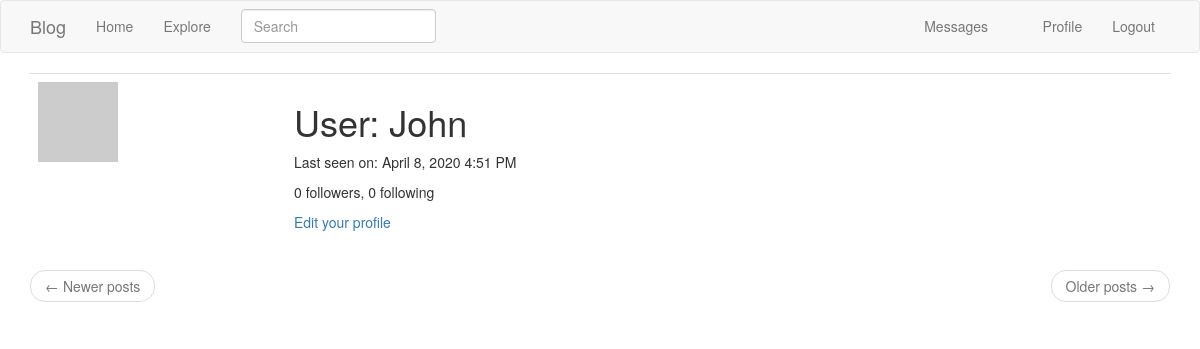
The page /user/John (signed in) on the database as committed earlier.
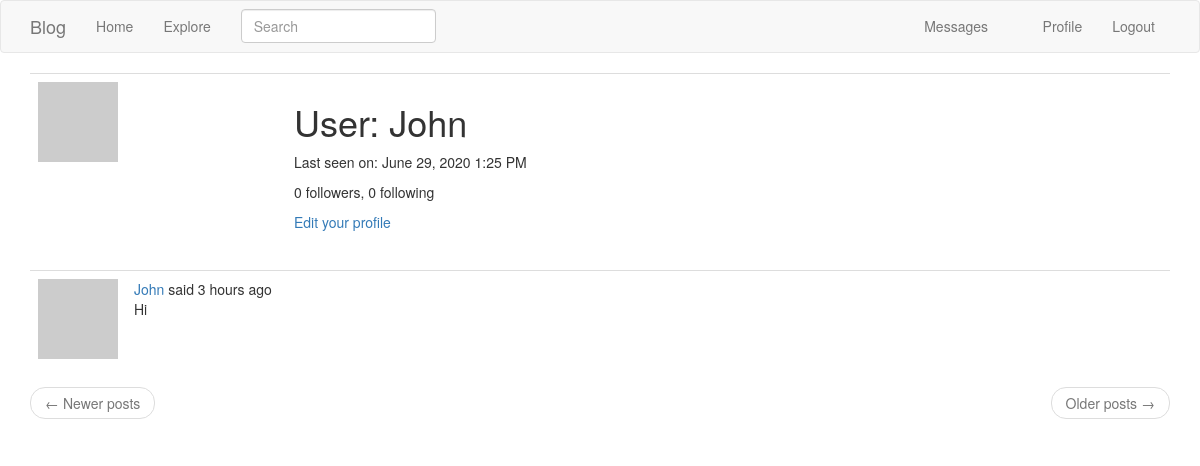
The same page on the database as committed later.
### app/models.py (models this page shows, shortened)
class User(UserMixin, db.Model):
    id = db.Column(db.Integer, primary_key=True)
    username = db.Column(db.String(64), index=True, unique=True)
    email = db.Column(db.String(120), index=True, unique=True)
    password_hash = db.Column(db.String(128))
    posts = db.relationship("Post", backref="author", lazy="dynamic")
    about_me = db.Column(db.String(140))
    last_seen = db.Column(db.DateTime, default=datetime.utcnow)
    followed = db.relationship(
        "User",
        secondary=followers,
        primaryjoin=(followers.c.follower_id == id),
        secondaryjoin=(followers.c.followed_id == id),
        backref=db.backref("followers", lazy="dynamic"),
        lazy="dynamic",
    )
    messages_sent = db.relationship(
        "Message", foreign_keys="Message.sender_id", backref="author", lazy="dynamic"
    )
    messages_received = db.relationship(
        "Message",
        foreign_keys="Message.recipient_id",
        backref="recipient",
        lazy="dynamic",
    )
    last_message_read_time = db.Column(db.DateTime)
    notifications = db.relationship("Notification", backref="user", lazy="dynamic")
    def avatar(self, size):
        digest = md5(self.email.lower().encode("utf-8")).hexdigest()
        return "https://www.gravatar.com/avatar/{}?d=identicon&s={}".format(
            digest, size
        )
    def new_messages(self):
        last_read_time = self.last_message_read_time or datetime(1900, 1, 1)
        return (
            Message.query.filter_by(recipient=self)
            .filter(Message.timestamp > last_read_time)
            .count()
        )

class SearchableMixin(object):
    @classmethod
    def before_commit(cls, session):
        session._changes = {
            "add": list(session.new),
            "update": list(session.dirty),
            "delete": list(session.deleted),
        }
    @classmethod
    def after_commit(cls, session):
        for obj in session._changes["add"]:
            if isinstance(obj, SearchableMixin):
                add_to_index(obj.__tablename__, obj)
        for obj in session._changes["update"]:
            if isinstance(obj, SearchableMixin):
                add_to_index(obj.__tablename__, obj)
        for obj in session._changes["delete"]:
            if isinstance(obj, SearchableMixin):
                remove_from_index(obj.__tablename__, obj)
        session._changes = None

class Post(SearchableMixin, db.Model):
    __searchable__ = ["body"]
    id = db.Column(db.Integer, primary_key=True)
    body = db.Column(db.String(140))
    timestamp = db.Column(db.DateTime, index=True, default=datetime.utcnow)
    user_id = db.Column(db.Integer, db.ForeignKey("user.id"))
    language = db.Column(db.String(5))

### app/main/routes.py (the view)
@bp.route("/user/<username>")
@login_required
def user(username):
    user = User.query.filter_by(username=username).first_or_404()
    page = request.args.get("page", 1, type=int)
    posts = user.posts.order_by(Post.timestamp.desc()).paginate(
        page, current_app.config["POSTS_PER_PAGE"], False
    )
    next_url = (
        url_for("main.user", username=user.username, page=posts.next_num)
        if posts.has_next
        else None
    )
    prev_url = (
        url_for("main.user", username=user.username, page=posts.prev_num)
        if posts.has_prev
        else None
    )
    form = EmptyForm()
    return render_template(
        "user.html",
        user=user,
        posts=posts.items,
        next_url=next_url,
        prev_url=prev_url,
        form=form,
    )

### app/main/forms.py
class SearchForm(FlaskForm):
    q = StringField(_l("Search"), validators=[DataRequired()])
    def __init__(self, *args, **kwargs):
        if "formdata" not in kwargs:
            kwargs["formdata"] = request.args
        if "csrf_enabled" not in kwargs:
            kwargs["csrf_enabled"] = False
        super(SearchForm, self).__init__(*args, **kwargs)

class EmptyForm(FlaskForm):
    submit = SubmitField("Submit")

### app/main/routes.py (called while the page is built)
@bp.before_app_request
def before_request():
    if current_user.is_authenticated:
        current_user.last_seen = datetime.utcnow()
        db.session.commit()
        g.search_form = SearchForm()
    g.locale = str(get_locale())

### app/models.py (called while the page is built)
@login.user_loader
def load_user(id):
    return User.query.get(int(id))

### app/templates/user.html (shortened to what this page needs)
{% extends "base.html" %}
{% block app_content %}
  <table class="table table-hover">
    <tr>
      <td width="256px"><img src="{{ user.avatar(256) }}"></td>
      <td>
        <h1>{{ _('User') }}: {{ user.username }}</h1>
        {% if user.last_seen %}
        <p>{{ _('Last seen on') }}: {{ moment(user.last_seen).format('LLL') }}</p>
        {% endif %}
        <p>{{ _('%(count)d followers', count=user.followers.count()) }}, {{ _('%(count)d following', count=user.followed.count()) }}</p>
        {% if user == current_user %}
        <p><a href="{{ url_for('main.edit_profile') }}">{{ _('Edit your profile') }}</a></p>
        {% endif %}
      </td>
    </tr>
  </table>
  {% for post in posts %}
      {% include '_post.html' %}
  {% endfor %}
  <nav aria-label="...">
    <ul class="pager">
      <li class="previous{% if not prev_url %} disabled{% endif %}">
        <a href="{{ prev_url or '#' }}">
          <span aria-hidden="true">&larr;</span> {{ _('Newer posts') }}
        </a>
      </li>
      <li class="next{% if not next_url %} disabled{% endif %}">
        <a href="{{ next_url or '#' }}">
          {{ _('Older posts') }} <span aria-hidden="true">&rarr;</span>
        </a>
      </li>
    </ul>
  </nav>
{% endblock %}

### app/templates/base.html (shortened to what this page needs)
{% extends 'bootstrap/base.html' %}  {% block navbar %}
<nav class="navbar navbar-default">
  <div class="container">
    <div class="navbar-header">
      <a class="navbar-brand" href="{{ url_for('main.index') }}">Blog</a>
    </div>
    <div class="collapse navbar-collapse" id="bs-example-navbar-collapse-1">
      <ul class="nav navbar-nav">
        <li><a href="{{ url_for('main.index') }}">{{ _('Home') }}</a></li>
        <li><a href="{{ url_for('main.explore') }}">{{ _('Explore') }}</a></li>
      </ul>
      {% if g.search_form %}
      <form class="navbar-form navbar-left" method="get" action="{{ url_for('main.search') }}">
        <div class="form-group">
          {{ g.search_form.q(size=20, class='form-control', placeholder=g.search_form.q.label.text)}}
        </div>
      </form>
      {% endif %}
      <ul class="nav navbar-nav navbar-right">
        {% if current_user.is_anonymous %}
        <li><a href="{{ url_for('auth.login') }}">{{ _('Login') }}</a></li>
        {% else %}
        <li>
          <a href="{{ url_for('main.messages') }}">
            {{ _('Messages') }} {% set new_messages = current_user.new_messages() %}
          </a>
        </li>
        <li>
          <a href="{{ url_for('main.user', username=current_user.username) }}">
            {{ _('Profile') }}
          </a>
        </li>
        <li>
          <a href="{{ url_for('auth.logout') }}">
            {{ _('Logout') }}
          </a>
        </li>
        {% endif %}
      </ul>
    </div>
  </div>
</nav>
{% endblock %} {% block content %}
<div class="container">
  {% block app_content %}{% endblock %}
</div>
{% endblock %}

### app/templates/_post.html (shortened to what this page needs)
<table class="table table-hover">
  <tr>
      <td width="70px">
          <a href="{{ url_for('main.user', username=post.author.username) }}">
              <img src="{{ post.author.avatar(70) }}" />
          </a>
      </td>
      <td>
          {{ _('%(username)s said %(when)s',
              username=user_link, when=moment(post.timestamp).fromNow()) }}
          <br>
          <span id="post{{ post.id }}">{{ post.body }}</span>
      </td>
  </tr>
</table>

Rows that differ between the two databases and show on the page:
changed User "John": last_seen "April 8, 2020 4:51 PM" → "June 29, 2020 1:25 PM"
added Post: body "Hi"
